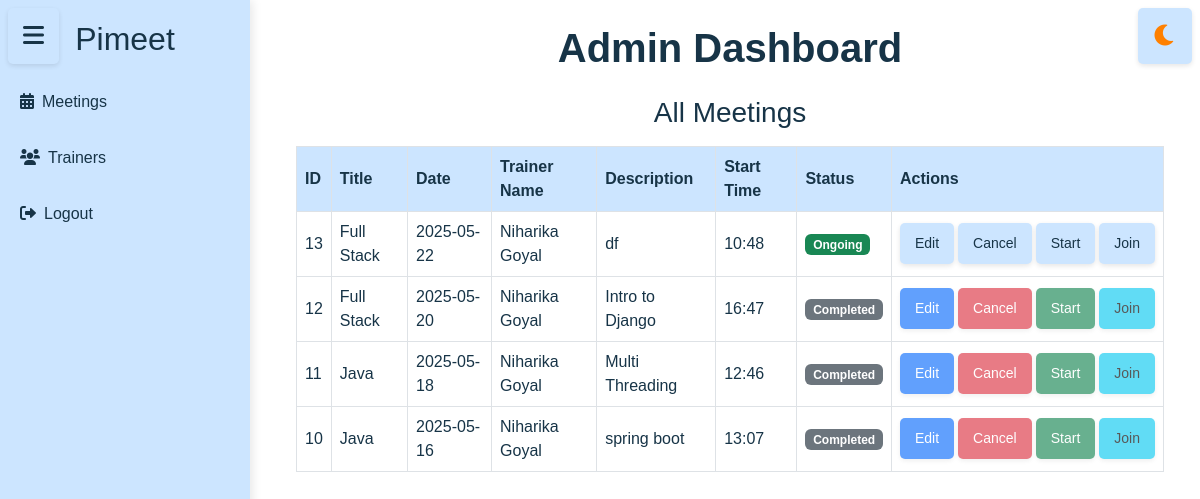
Page /admin_dashboard on the committed database.
### tables this page shows
CREATE TABLE meetings (

            id INTEGER PRIMARY KEY AUTOINCREMENT,
            title TEXT NOT NULL,
            date TEXT NOT NULL,
            time TEXT NOT NULL,
            description TEXT NOT NULL,
            trainer_id TEXT,
            meet_id TEXT UNIQUE,
            FOREIGN KEY (trainer_id) REFERENCES trainers(id)
        );

CREATE TABLE trainers (
    id TEXT PRIMARY KEY,
    trainer_id TEXT NOT NULL UNIQUE,
    name TEXT NOT NULL,
    email TEXT NOT NULL UNIQUE,
    mobile TEXT NOT NULL UNIQUE,
    status TEXT CHECK(status IN ('Active', 'Inactive')) NOT NULL,
    bio TEXT,
    profile_image BLOB
);

### app.py (the view)
@app.route('/admin_dashboard')
def admin_dashboard():
    session['user_type'] = 'admin'
    success, result = get_all_trainers_from_db()
    meetings=get_meet()
    if success:
        return render_template('admindashboard.html', trainers=result,meetings=meetings)
    else:
        return render_template('admindashboard.html', error=result)

### assign_trainer.py (called while the page is built)
def get_all_trainers_from_db():
    conn = get_db_connection()
    cursor = conn.cursor()
    try:
        cursor.execute('SELECT * FROM trainers')
        rows = cursor.fetchall()
        trainers = []
        for row in rows:
            trainers.append({
    'trainer_id': row[1],
    'name': row[2],
    'email': row[3],
    'mobile': row[4],
    'status': row[5],
    'bio': row[6],
})
        return True, trainers
    except Exception as e:
        return False, str(e)
    finally:
        conn.close()

### db.py (called while the page is built)
def get_db_connection():
    conn = sqlite3.connect(DATABASE)
    conn.row_factory = sqlite3.Row
    return conn

### templates/admindashboard.html (shortened to what this page needs)
<!DOCTYPE html>
<html lang="en">
<head>
    <link rel="stylesheet" href="https://cdnjs.cloudflare.com/ajax/libs/font-awesome/6.0.0/css/all.min.css">
    <link rel="stylesheet" href="https://cdnjs.cloudflare.com/ajax/libs/bootstrap/5.3.0/css/bootstrap.min.css">
    <link rel="stylesheet" href="{{ url_for('static', filename='css/admin_dashboard.css') }}">
</head>
<body class="light-mode">
    <button class="btn btn-outline-secondary sidebar-toggle position-fixed top-0 start-0 m-2" id="sidebarToggle">
        <i class="fas fa-bars"></i>
    </button>
    <button class="btn btn-outline-secondary theme-toggle position-fixed top-0 end-0 m-2" id="themeToggle">
        <i class="fas fa-moon"></i>
    </button>
<div class="toast-container position-fixed bottom-0 end-0 p-3">
  </div>
    <div class="sidebar " id="sidebar">
        <h2>Pimeet</h2>
        <a href="#" class="d-block my-2" onclick="showSection('meetings')"><i class="fas fa-calendar-alt me-2"></i>Meetings</a>
        <a href="#" class="d-block my-2" onclick="showSection('trainers')"><i class="fas fa-users me-2"></i>Trainers</a>
        <a href="#" class="d-block my-2" onclick="handleLogout()" class="logout-link"><i class="fas fa-sign-out-alt me-2"></i>Logout</a>
    </div>
    <div class="content p-4 flex-grow-1" id="content">
        <div class="container-fluid">
            <h1 class="fw-bold mb-4 text-center">Admin Dashboard</h1>
        <div id="meetings">
            <div class="table-responsive">
                <h3 class="text-center mb-3">All Meetings</h3>
                <table class="table table-hover table-bordered align-middle">
                    <thead>
                        <tr>
                            <th>ID</th>
                            <th>Title</th>
                            <th>Date</th>
                            <th>Trainer Name</th>
                            <th>Description</th>
                            <th>Start Time</th>
                            <th>Status</th>
                            <th>Actions</th>
                        </tr>
                    </thead>
<tbody>
                        {% set all_meetings = meetings.upcoming + meetings.current + meetings.previous %}
                        {% for meeting in all_meetings %}
                          <tr>
                            <td>{{ meeting.id }}</td>
                            <td>{{ meeting.title }}</td>
                            <td>{{ meeting.date }}</td>
                            <td>{{ meeting.trainer_name}}</td>
                            <td>{{ meeting.description }}</td>
                            <td>{{ meeting.time }}</td>
                            <td>
                              {% if meeting.status == 'Scheduled' %}
                                <span class="badge bg-warning">Scheduled</span>
                              {% elif meeting.status == 'Ongoing' %}
                                <span class="badge bg-success">Ongoing</span>
                              {% else %}
                                <span class="badge bg-secondary">Completed</span>
                              {% endif %}
                            </td>
                            <td>
                              <div class="d-flex flex-nowrap gap-1 ">
                                <button class="btn btn-primary btn-sm"
                                  onclick="openEditModal('{{ meeting.id }}', '{{ meeting.title }}', '{{ meeting.date }}', '{{ meeting.time }}', '{{ meeting.description }}')"
                                  {% if meeting in meetings.previous %}disabled{% endif %}>
                                  Edit
                                </button>
                                <button class="btn btn-danger btn-sm"
                                  onclick="confirmCancel('{{ meeting.id }}')"
                                  {% if meeting in meetings.previous %}disabled{% endif %}>
                                  Cancel
                                </button>
                                <button class="btn btn-success btn-sm"
                                    onclick="window.location.href='{{ url_for('meeting_room', meeting_id=meeting.id) }}'"
                                    {% if meeting not in meetings.current %}disabled{% endif %}>
                                    Start
                                </button>
                                <button class="btn btn-info btn-sm"
                                    onclick="window.location.href='{{ url_for('meeting_room', meeting_id=meeting.id) }}'"
                                    {% if meeting not in meetings.current %}disabled{% endif %}>
                                    Join
                                </button>
                              </div>
                            </td>
                          </tr>
                        {% endfor %}
                      </tbody>
                </table>
            </div>
        </div>
    </div>
</body>
</html>

### static/css/admin_dashboard.css (style rules this page uses)
body { background-color: #000000; font-family: 'Poppins', sans-serif; color: #a9a9a9; margin: 0; padding: 0; transition: background-color 0.3s ease; }
.toast-container { position: fixed; top: 20px; right: 20px; z-index: 1055; }
.sidebar { width: 250px; height: 100vh; background: #1a1a1a; padding-top: 20px; position: fixed; top: 0; left: 0; transition: transform 0.3s ease, background-color 0.3s ease; }
.sidebar h2 { color: #ffffff; text-align: center; margin-bottom: 20px; }
.sidebar a { display: block; padding: 12px 20px; color: #a9a9a9; text-decoration: none; transition: background 0.3s, color 0.3s; }
.content { margin-left: 260px; padding: 20px; transition: margin-left 0.3s ease; }
.sidebar-toggle { position: fixed; top: 15px; left: 20px; z-index: 999; background: none; border: none; padding: 8px; border-radius: 4px; font-size: 24px; color: #4a4a4a; cursor: pointer; transition: color 0.3s ease; }
.table th { background-color: #333333; color: #ffffff; vertical-align: middle; }
.table td { background-color: #1a1a1a; color: #a9a9a9; }
.light-mode { background-color: #ffffff; color: #173447; }
.light-mode .sidebar { background-color: #cce5ff; box-shadow: 2px 0 10px rgba(0, 0, 0, 0.1); }
.light-mode .sidebar h2 { color: #173447; }
.light-mode .sidebar a { color: #173447; }
.light-mode .content { color: #173447; }
.light-mode .table th { background-color: #cce5ff; color: #173447; }
.light-mode .table td { background-color: #ffffff; color: #173447; }
.light-mode .sidebar-toggle { color: #173447; }
.light-mode .theme-toggle { color: #ff8000; }
.light-mode button { background-color: #cce5ff; color: #173447; border: none; padding: 10px 15px; border-radius: 5px; cursor: pointer; transition: background-color 0.3s ease, color 0.3s ease, box-shadow 0.3s ease; box-shadow: 0 2px 5px rgba(0, 0, 0, 0.1); }
.theme-toggle { position: fixed; top: 15px; right: 60px; z-index: 1000; font-size: 24px; color: #4a4a4a; cursor: pointer; transition: color 0.3s ease; }
.theme-toggle { margin-top: 8px; margin-right: 20px; }
.theme-toggle, .profile-toggle { background: none; border: none; cursor: pointer; font-size: 1.5rem; color: #444; }

### rows in the picture
meetings: id "13", title "Full Stack", date "2025-05-22", trainer_name "Niharika Goyal", description "df", time "10:48", shows "Ongoing"
meetings: id "12", title "Full Stack", date "2025-05-20", trainer_name "Niharika Goyal", description "Intro to Django", time "16:47", shows "Completed"
meetings: id "11", title "Java", date "2025-05-18", trainer_name "Niharika Goyal", description "Multi Threading", time "12:46", shows "Completed"
meetings: id "10", title "Java", date "2025-05-16", trainer_name "Niharika Goyal", description "spring boot", time "13:07", shows "Completed"
